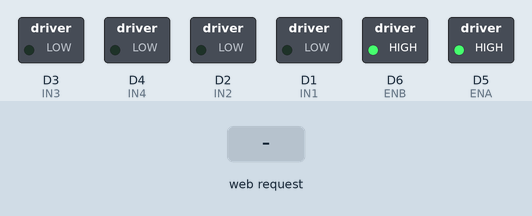
Bench run of a sketch on a simulated ESP8266 (NodeMCU). Shown: switched loads named in the sketch (green lamp = pin HIGH). Inputs (shaded band) come from the test bench.

Above: at 1.2 s.
1.3 s: HTTP request GET /speed received
At 2.4 s:
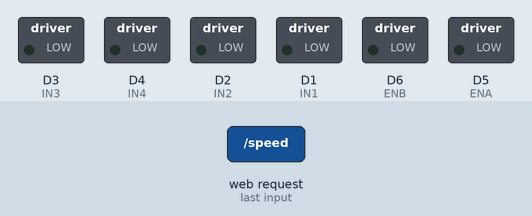
2.8 s: HTTP request GET /move?dir=F received
At 3.6 s:
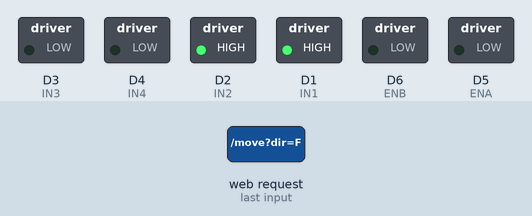
4.3 s: HTTP request GET /move?dir=B received
At 4.7 s:
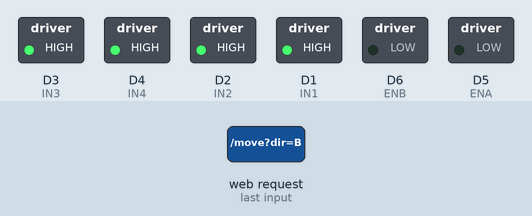
5.8 s: HTTP request GET /move?dir=L received
At 7.0 s:
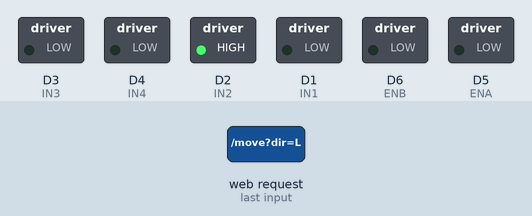
7.3 s: HTTP request GET /move?dir=R received
At 8.2 s:
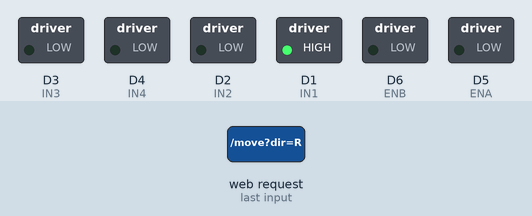
8.8 s: HTTP request GET /speed?val=1 received
At 9.3 s:
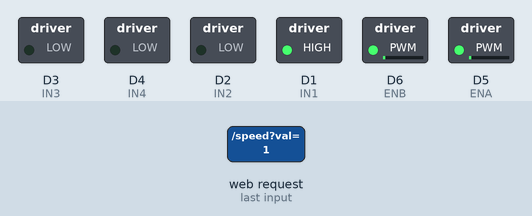
Timing chart, 0 to 11.3 s (numbered marks = the images above; inputs shaded):
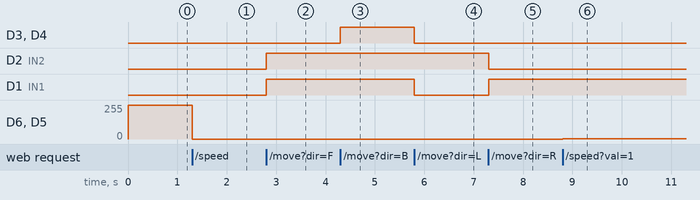

Measured:
- after the input at 1.3 s, D6 (ENB), D5 (ENA): 255/255 → 0/255 at once
- after the input at 2.8 s, D2 (IN2), D1 (IN1): LOW → HIGH at once
- after the input at 4.3 s, D3 (IN3), D4 (IN4): LOW → HIGH at once
- after the input at 5.8 s, D3 (IN3), D4 (IN4), D1 (IN1): HIGH → LOW at once
- after the input at 7.3 s, D2 (IN2): HIGH → LOW at once; D1 (IN1): LOW → HIGH at once
- after the input at 8.8 s, D6 (ENB), D5 (ENA): 0/255 → 1/255 at once

The sketch:

Esp8266_Amica_Shield_Robot_Car.ino
```cpp
#include <ESP8266WiFi.h>
#include <ESP8266WebServer.h>

ESP8266WebServer server(80);

// Motor pins
#define IN1 D1
#define IN2 D2
#define IN3 D3
#define IN4 D4
#define ENA D5
#define ENB D6

int speedVal = 800;   // Default speed (0–1023)

void setup() {
  pinMode(IN1, OUTPUT);
  pinMode(IN2, OUTPUT);
  pinMode(IN3, OUTPUT);
  pinMode(IN4, OUTPUT);
  pinMode(ENA, OUTPUT);
  pinMode(ENB, OUTPUT);

  WiFi.softAP("Robot_Car", "12345678");

  server.on("/", handleRoot);
  server.on("/move", handleMove);
  server.on("/speed", handleSpeed);

  server.begin();

  stopMotor();
  analogWrite(ENA, speedVal);
  analogWrite(ENB, speedVal);
}

void loop() {
  server.handleClient();
}

// ================= WEB PAGE =================
void handleRoot() {
  String html = R"rawliteral(
<!DOCTYPE html>
<html>
<head>
<meta name="viewport" content="width=device-width, initial-scale=1">
<style>
body {
  font-family: Arial, Helvetica, sans-serif;
  background: #f2f4f7;
  text-align: center;
  margin: 0;
  padding: 0;
}

.container {
  max-width: 360px;
  margin: auto;
  padding: 20px;
}

h2 {
  color: #333;
  margin-bottom: 20px;
}

.btn {
  width: 100px;
  height: 55px;
  font-size: 16px;
  margin: 6px;
  border: none;
  border-radius: 8px;
  background: #4a6fa5;
  color: white;
}

.btn:active {
  background: #395a85;
}

.stop {
  background: #d9534f;
}

.stop:active {
  background: #b52b27;
}

.speed-box {
  margin-top: 20px;
  background: #ffffff;
  padding: 15px;
  border-radius: 10px;
}

input[type=range] {
  width: 100%;
}
</style>
</head>

<body>
<div class="container">
  <h2>Wi-Fi Robot Controller</h2>

  <!-- Forward -->
  <button class="btn"
    onmousedown="cmd('F')" onmouseup="cmd('S')"
    ontouchstart="cmd('F')" ontouchend="cmd('S')">
    Forward
  </button><br>

  <!-- Left | Stop | Right -->
  <button class="btn"
    onmousedown="cmd('L')" onmouseup="cmd('S')"
    ontouchstart="cmd('L')" ontouchend="cmd('S')">
    Left
  </button>

  <button class="btn stop" onclick="cmd('S')">
    Stop
  </button>

  <button class="btn"
    onmousedown="cmd('R')" onmouseup="cmd('S')"
    ontouchstart="cmd('R')" ontouchend="cmd('S')">
    Right
  </button><br>

  <!-- Backward -->
  <button class="btn"
    onmousedown="cmd('B')" onmouseup="cmd('S')"
    ontouchstart="cmd('B')" ontouchend="cmd('S')">
    Backward
  </button>

  <div class="speed-box">
    <p>Speed Control</p>
    <input type="range" min="0" max="1023" value="800"
           onchange="setSpeed(this.value)">
  </div>
</div>

<script>
function cmd(c){
  fetch('/move?dir=' + c);
}
function setSpeed(v){
  fetch('/speed?val=' + v);
}
</script>
</body>
</html>
)rawliteral";

  server.send(200, "text/html", html);
}


// ================= CONTROL HANDLERS =================
void handleMove() {
  String dir = server.arg("dir");

  if (dir == "F") forward();
  else if (dir == "B") backward();
  else if (dir == "L") left();
  else if (dir == "R") right();
  else stopMotor();

  server.send(200, "text/plain", "OK");
}

void handleSpeed() {
  speedVal = server.arg("val").toInt();
  analogWrite(ENA, speedVal);
  analogWrite(ENB, speedVal);
  server.send(200, "text/plain", "Speed Set");
}

// ================= MOTOR FUNCTIONS =================
void backward() {
  digitalWrite(IN1, HIGH); digitalWrite(IN2, HIGH);
  digitalWrite(IN3, HIGH); digitalWrite(IN4, HIGH);
}

void forward() {
  digitalWrite(IN1, HIGH); digitalWrite(IN2, HIGH);
  digitalWrite(IN3, LOW); digitalWrite(IN4, LOW);
}

void left() {
  digitalWrite(IN1, LOW); digitalWrite(IN2, HIGH);
  digitalWrite(IN3, LOW); digitalWrite(IN4, LOW);
}

void right() {
  digitalWrite(IN1, HIGH); digitalWrite(IN2, LOW);
  digitalWrite(IN3, LOW); digitalWrite(IN4, LOW);
}

void stopMotor() {
  digitalWrite(IN1, LOW); digitalWrite(IN2, LOW);
  digitalWrite(IN3, LOW); digitalWrite(IN4, LOW);
}
```
